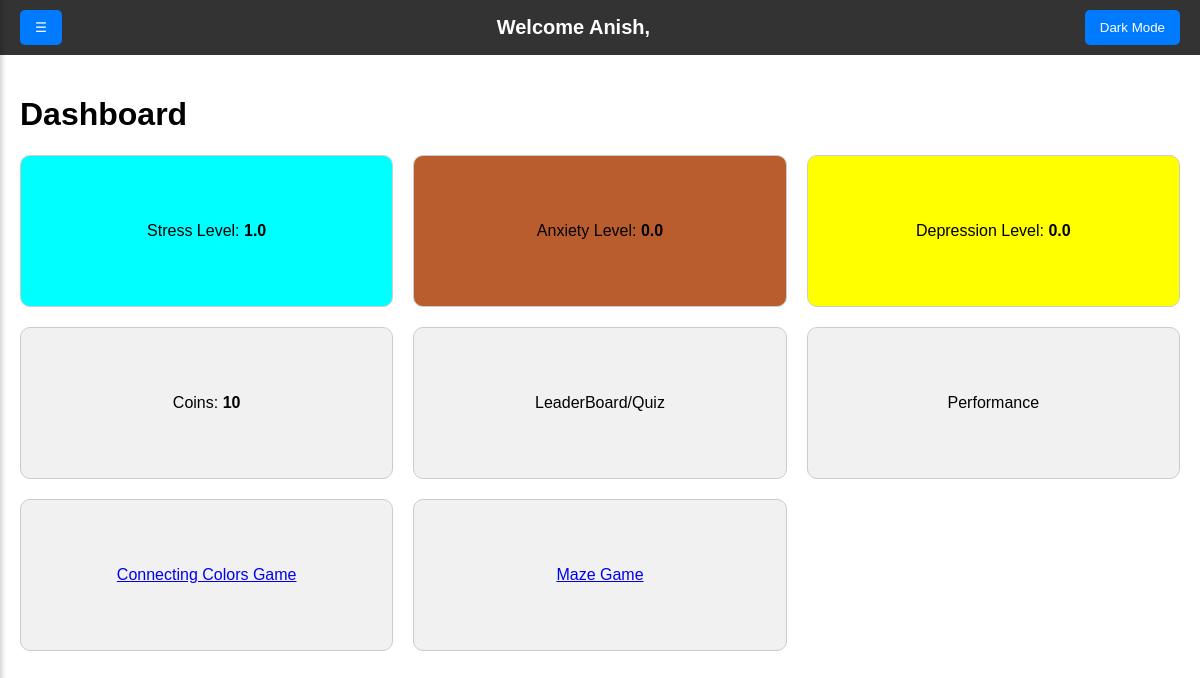
Page /dashboard/ (signed in) on the earlier database version.
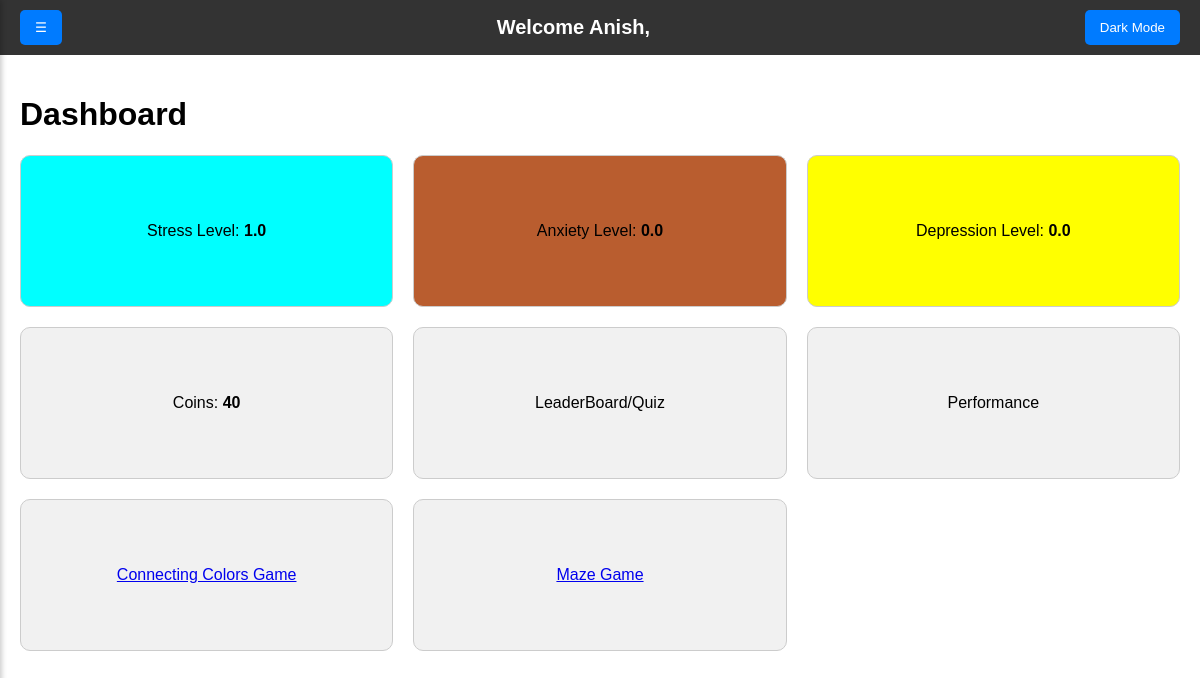
Same page on the later database version.
### users/models.py (models this page shows)
class Profile(models.Model):
    user = models.OneToOneField(User, on_delete=models.CASCADE)
    coins = models.IntegerField(default=0)
    stress_level = models.FloatField(default=0.0)
    anxiety_level = models.FloatField(default=0.0)
    depression_level = models.FloatField(default=0.0)

### users/views.py (the view)
# urls.py: path("dashboard/", views.dashboard_view, name="dashboard"),
@login_required
def dashboard_view(request):
    try:
        profile = Profile.objects.get(user=request.user)  # Access the Profile object
    except Profile.DoesNotExist:
        profile = None  # Handle case where profile does not exist
    return render(request, "users/dashboard.html", {
        "Profile": profile
    })

### users/templates/users/dashboard.html (shortened to what this page needs)
<!DOCTYPE html>
<html lang="en">
<head>
  {% load static %}
</head>
<body>
  <nav class="navbar">
    <div class="navbar-left">
      <button id="toggle-btn" class="toggle-btn">☰</button>
    </div>
    <div class="navbar-center">
      Welcome Anish,
    </div>
    <div class="navbar-right">
      <button id="theme-toggle" class="toggle-btn">Dark Mode</button>
    </div>
  </nav>
  <div id="content" class="content">
    <h1>Dashboard</h1>
    <div class="dashboard">
      <div class="row-box" style="background-color: aqua;">
        <p>Stress Level: <strong>{{ Profile.stress_level }}</strong></p>
      </div>
      <div class="row-box" style="background-color: rgb(185, 93, 47);">
        <p>Anxiety Level: <strong>{{ Profile.anxiety_level }}</strong></p>
      </div>
      <div class="row-box" style="background-color: yellow;">
        <p>Depression Level: <strong>{{ Profile.depression_level }}</strong></p>
      </div>
      <div class="row-box">
        <p>Coins: <strong>{{ Profile.coins }}</strong></p>
      </div>
      <div class="row-box">LeaderBoard/Quiz</div>
      <div class="row-box">Performance</div>
      <div class="row-box"><a href="/game1"> Connecting Colors Game</a></div>
      <div class="row-box"><a href="/game2"> Maze Game</a></div>
    </div>
  </div>
</body>
</html>

Differences in the rows shown:
changed Profile: coins "10" → "40"
